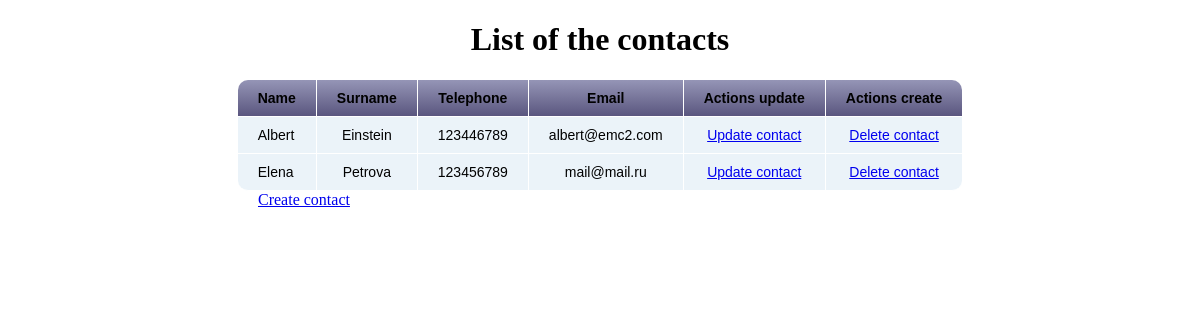
Before: / with the older database file.
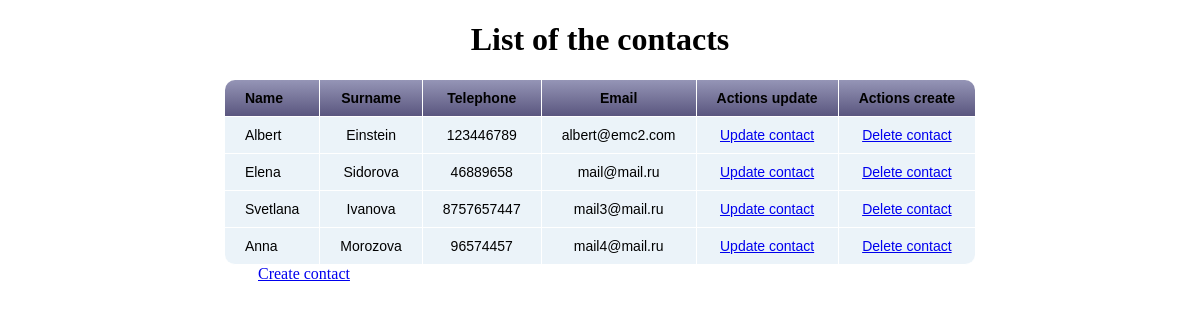
After: the same page with the newer database file.
### tables this page shows
CREATE TABLE contact(id INTEGER PRIMARY KEY AUTOINCREMENT, name TEXT NOT NULL, surname TEXT NOT NULL, mail TEXT NOT NULL, tel TEXT NOT NULL);

### 03-1-sqlite-crud/app.py (the view)
@app.route('/')
def index():
    contact_list = query_db("SELECT * FROM contact")
    return render_template("index.html", contact_list=contact_list)

### 03-1-sqlite-crud/app.py (called while the page is built)
def get_db():
    db = getattr(g, '_database', None)  # присваиваем переменной db значение переменной _database из g, если его нет, то None
    if db is None:
        db = g._database = sqlite3.connect(DATABASE) # присваиваем переменной _database и db соединение с базой данных
        db.row_factory = sqlite3.Row # Использование row_factory позволяет брать метаданные из запроса и обращаться в итоге к результату, например по имени столбца.
    return db

def query_db(query, args=(), one=False):
    cur = get_db().execute(query, args) # Делаем SELECT запрос к базе данных, используя обычный SQL-синтаксис cursor.execute("SELECT Name FROM Artist ORDER BY Name LIMIT 3")
    rv = cur.fetchall() # Получаем результат сделанного запроса
    cur.close()
    return (rv[0] if rv else None) if one else rv # выводим одно значение если one = true и весь запрос если false

@app.teardown_appcontext
def close_connection(exception):
    db = getattr(g, '_database', None)
    if db is not None:
        db.close()

### 03-1-sqlite-crud/templates/index.html
{% extends "base.html" %}
{% block title %}List of the contacts{% endblock %}
{% block contect %}
<table align="center">
    <thead>
    <tr>
        <th>Name</th>
        <th>Surname</th>
        <th>Telephone</th>
        <th>Email</th>
        <th>Actions update</th>
        <th>Actions create</th>
    </tr>
    </thead>
    <tbody>
    {% for contact in contact_list %}
    <tr>
        <td>{{contact.name}}</td>
        <td>{{contact.surname}}</td>
        <td>{{contact.tel}}</td>
        <td>{{contact.mail}}</td>
        <td>
            <a href="./update/{{contact.id}}">Update contact</a>
        </td>
        <td>
            <a href="./delete/{{contact.id}}">Delete contact</a>
        </td>
    </tr>
    {% endfor %}
    </tbody>
</table>
<div class="link">
<a href="./create">Create contact</a>
</div>
{% endblock %}

### 03-1-sqlite-crud/templates/base.html (shortened to what this page needs)
<!DOCTYPE html>
<html>
    <head>
        <link rel="stylesheet" href="/static/css/style.css">
    </head>
    <body>
        <div>
            <h1 align="center">{% block title %}Mein title{% endblock %}</h1>
                {% block contect %}Contact{% endblock %}
        </div>
    </body>
</html>

### 03-1-sqlite-crud/static/css/style.css (style rules this page uses)
table { font-family: "Lucida Sans Unicode", "Lucida Grande", Sans-Serif; font-size: 14px; border-radius: 10px; border-spacing: 0; text-align: center; }
th { background: linear-gradient(#9595b6, #5a567f); color: black; padding: 10px 20px; }
th, td { border-style: solid; border-width: 0 1px 1px 0; border-color: white; }
th:first-child, td:first-child { text-align: left; }
th:first-child { border-top-left-radius: 10px; }
th:last-child { border-top-right-radius: 10px; border-right: none; }
td { padding: 10px 20px; background: #ebf3f9; }
tr:last-child td:first-child { border-radius: 0 0 0 10px; }
tr:last-child td:last-child { border-radius: 0 0 10px 0; }
tr td:last-child { border-right: none; }
.link { margin-left:250px; }

Changed rows visible on the page:
changed contact "Elena": surname "Petrova" → "Sidorova"; tel "123456789" → "46889658"
added contact: name "Svetlana", surname "Ivanova", tel "8757657447", mail "mail3@mail.ru"
added contact: name "Anna", surname "Morozova", tel "96574457", mail "mail4@mail.ru"
